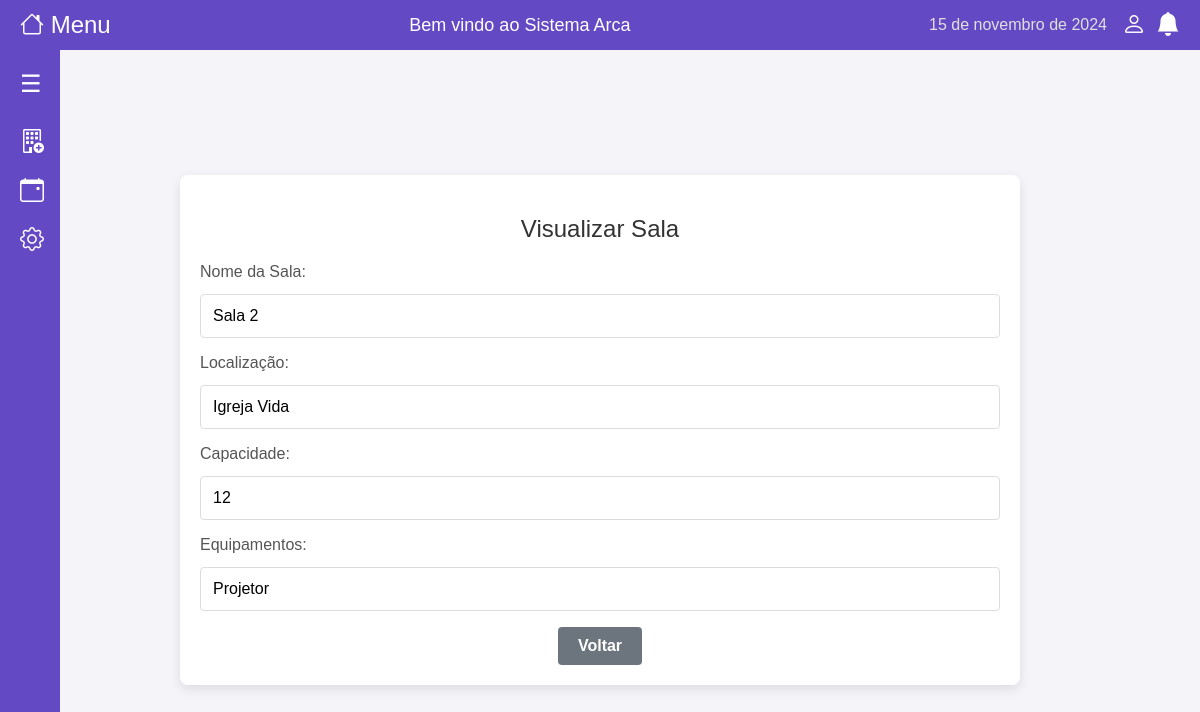
Screenshot of /salas/visualizar/2 (signed in) with the database file from the repository.
### models/sala.py (models this page shows)
class Sala(db.Model):
    __tablename__ = 'sala'
    id = db.Column(db.Integer, primary_key=True)
    nome = db.Column(db.String(50), nullable=False)
    localizacao = db.Column(db.String(50))
    capacidade = db.Column(db.Integer)
    equipamentos = db.Column(db.String(100))

### app.py (the view)
@app.route('/salas/visualizar/<int:sala_id>', methods=['GET'])
@login_required
def visualizar_sala(sala_id):
    sala = Sala.query.get_or_404(sala_id)
    return render_template('sala_form.html', titulo="Visualizar Sala", sala=sala, readonly=True, action_url="#")

### app.py (called while the page is built)
def login_required(f):
    @wraps(f)
    def decorated_function(*args, **kwargs):
        if 'user_id' not in session:  # Verifica se o usuário está logado
            flash('Você precisa estar logado para acessar esta página.', 'warning')
            return redirect(url_for('login'))
        return f(*args, **kwargs)
    return decorated_function

### templates/sala_form.html (shortened to what this page needs)
{% extends "base.html" %}
{% block content %}
<h2>{{ titulo }}</h2>
<form method="post" action="{{ action_url }}">
    <label for="nome">Nome da Sala:</label>
    <input
        type="text"
        id="nome"
        name="nome"
        value="{{ sala.nome if sala else '' }}"
        {% if readonly %}readonly{% endif %}
        required><br>
    <label for="localizacao">Localização:</label>
    <input
        type="text"
        id="localizacao"
        name="localizacao"
        value="{{ sala.localizacao if sala else '' }}"
        {% if readonly %}readonly{% endif %}
        required><br>
    <label for="capacidade">Capacidade:</label>
    <input
        type="number"
        id="capacidade"
        name="capacidade"
        value="{{ sala.capacidade if sala else '' }}"
        {% if readonly %}readonly{% endif %}
        required><br>
    <label for="equipamentos">Equipamentos:</label>
    <input
        type="text"
        id="equipamentos"
        name="equipamentos"
        value="{{ sala.equipamentos if sala else '' }}"
        {% if readonly %}readonly{% endif %}><br>
    <a href="{{ url_for('listar_salas') }}" class="btn btn-secondary">Voltar</a>
</form>
{% endblock %}

### static/style.css (style rules this page uses)
body { font-family: 'Roboto', sans-serif; background-color: #f0f2f5; margin: 0; padding: 0; display: flex; align-items: center; justify-content: center; min-height: 100vh; }
h2 { color: #333; text-align: center; font-weight: 500; }
form label { display: block; text-align: left; margin-bottom: 5px; color: #555; }
input[type="text"], input[type="password"], input[type="number"] { width: 100%; padding: 12px; margin-top: 8px; margin-bottom: 16px; border: 1px solid #ddd; border-radius: 4px; font-size: 16px; box-sizing: border-box; }
a { color: #6449c5; text-decoration: none; }
body { font-family: Arial, sans-serif; margin: 0; padding: 0; background-color: #f4f4f9; }
.btn { display: inline-block; padding: 10px 20px; font-size: 16px; font-weight: bold; text-align: center; text-decoration: none; color: #fff; background-color: #6449c5; border: none; border-radius: 4px; cursor: pointer; transition: background-color 0.3s ease; }
.btn-secondary { background-color: #6c757d; }

### rows the page displays
Sala: nome "Sala 2", localizacao "Igreja Vida", capacidade "12", equipamentos "Projetor"

### other values shown
{{ titulo }} "Visualizar Sala"
